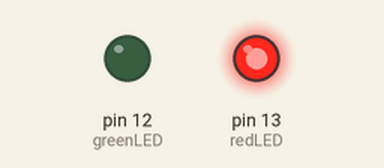
This sketch was run on a simulated Arduino Uno, built with avr-gcc and run on an emulated ATmega328P. On the bench: output pins drawn as LEDs (lit = HIGH).

Above: at 0.5 s.
At 5.0 s:
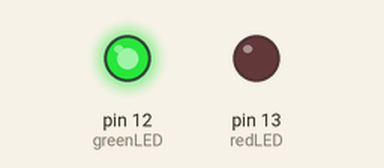
Timing chart, 0 to 6.9 s (numbered marks = the images above):
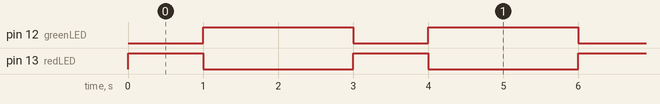

Measured:
- by itself, pin 12 (greenLED): alternates HIGH for 2.0 s and LOW for 1.0 s
- by itself, pin 13 (redLED): alternates HIGH for 1.0 s and LOW for 2.0 s
- by itself, everything shown: repeats every 3.0 s, in 3 steps

The sketch:

TP1-1.ino
```cpp
int redLED = 13;
int greenLED = 12;

void setup() {
  // initialize digital pins as an output.
  pinMode(redLED, OUTPUT);
  pinMode(greenLED, OUTPUT);
}

// the loop function runs over and over again forever
void loop() {
  digitalWrite(redLED, HIGH);
  delay(1000);                       // wait for a second
  digitalWrite(redLED, LOW);
  digitalWrite(greenLED, HIGH);
  delay(2000);                       // wait for two seconds
  digitalWrite(greenLED, LOW);
}
```
